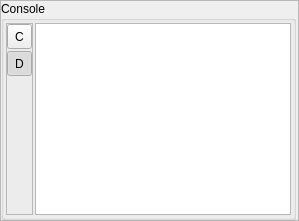
          <widget class="QFrame" name="frame_17">
           <property name="frameShape">
            <enum>QFrame::StyledPanel</enum>
           </property>
           <property name="frameShadow">
            <enum>QFrame::Raised</enum>
           </property>
           <layout class="QVBoxLayout" name="verticalLayout_11">
            <property name="spacing">
             <number>0</number>
            </property>
            <property name="leftMargin">
             <number>0</number>
            </property>
            <property name="topMargin">
             <number>0</number>
            </property>
            <property name="rightMargin">
             <number>2</number>
            </property>
            <property name="bottomMargin">
             <number>0</number>
            </property>
            <item>
             <widget class="QGroupBox" name="groupBox_4">
              <property name="title">
               <string>Console</string>
              </property>
              <layout class="QHBoxLayout" name="horizontalLayout_17">
               <property name="spacing">
                <number>2</number>
               </property>
               <property name="leftMargin">
                <number>2</number>
               </property>
               <property name="topMargin">
                <number>2</number>
               </property>
               <property name="rightMargin">
                <number>2</number>
               </property>
               <property name="bottomMargin">
                <number>2</number>
               </property>
               <item>
                <widget class="QFrame" name="frame_5">
                 <property name="frameShape">
                  <enum>QFrame::StyledPanel</enum>
                 </property>
                 <property name="frameShadow">
                  <enum>QFrame::Raised</enum>
                 </property>
                 <layout class="QVBoxLayout" name="verticalLayout_5">
                  <property name="spacing">
                   <number>2</number>
                  </property>
                  <property name="leftMargin">
                   <number>0</number>
                  </property>
                  <property name="topMargin">
                   <number>0</number>
                  </property>
                  <property name="rightMargin">
                   <number>0</number>
                  </property>
                  <property name="bottomMargin">
                   <number>0</number>
                  </property>
                  <item>
                   <widget class="QToolButton" name="toolButtonClearConsole">
                    <property name="minimumSize">
                     <size>
                      <width>25</width>
                      <height>25</height>
                     </size>
                    </property>
                    <property name="text">
                     <string>C</string>
                    </property>
                    <property name="checkable">
                     <bool>false</bool>
                    </property>
                   </widget>
                  </item>
                  <item>
                   <widget class="QToolButton" name="toolButtonConsoleScrollToEnd">
                    <property name="minimumSize">
                     <size>
                      <width>25</width>
                      <height>25</height>
                     </size>
                    </property>
                    <property name="text">
                     <string>D</string>
                    </property>
                    <property name="checkable">
                     <bool>true</bool>
                    </property>
                    <property name="checked">
                     <bool>true</bool>
                    </property>
                   </widget>
                  </item>
                  <item>
                   <spacer name="verticalSpacer_2">
                    <property name="orientation">
                     <enum>Qt::Vertical</enum>
                    </property>
                    <property name="sizeHint" stdset="0">
                     <size>
                      <width>20</width>
                      <height>40</height>
                     </size>
                    </property>
                   </spacer>
                  </item>
                 </layout>
                </widget>
               </item>
               <item>
                <widget class="QPlainTextEdit" name="console">
                 <property name="font">
                  <font>
                   <family>Consolas</family>
                   <pointsize>9</pointsize>
                  </font>
                 </property>
                 <property name="readOnly">
                  <bool>true</bool>
                 </property>
                 <property name="plainText">
                  <string/>
                 </property>
                 <property name="textInteractionFlags">
                  <set>Qt::TextSelectableByMouse</set>
                 </property>
                 <property name="centerOnScroll">
                  <bool>false</bool>
                 </property>
                </widget>
               </item>
              </layout>
             </widget>
            </item>
           </layout>
          </widget>
